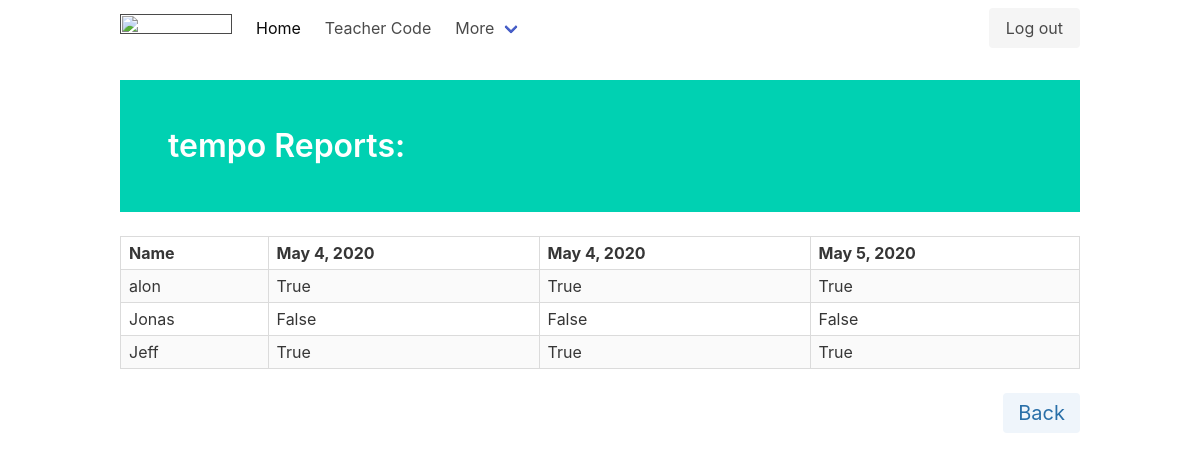
The app's page /view_reports/33/ (signed in) with its own data.
### main/models.py (models this page shows, shortened)
class Class(models.Model):
    name = models.CharField(max_length=200)
    id = models.AutoField(primary_key=True)
    teacher = models.ForeignKey(Teacher, default=0, on_delete=models.SET_DEFAULT)
    student_list = models.CharField(max_length=1000, default='', blank=True)
    class Meta:
        verbose_name_plural = 'Classes'

class Report(models.Model):
    id = models.AutoField(primary_key=True)
    date = models.DateField(auto_now_add=True)
    belonging_class = models.ForeignKey(Class, default=0, on_delete=models.SET_DEFAULT)
    dictionary = models.CharField(max_length=1000)
    def get_student_dict(self):
        return ast.literal_eval(str(self.dictionary))
    class Meta:
        verbose_name_plural = 'Reports'

### main/views.py (the view)
# urls.py: path('view_reports/<int:class_id>/', views.view_reports, name='view reports'),
def view_reports(request, class_id):
    if request.user.is_authenticated:
        class_ = Class.objects.filter(id=class_id)[0]
        reports = Report.objects.filter(belonging_class=class_)
        reports = sorted(reports, key=lambda x: x.date)
        student_dict = {key: [val] for key, val in reports[0].get_student_dict().items()}
        for i, report in enumerate(reports):
            if i != 0:
                new_dict = report.get_student_dict()
                for key, val in new_dict.items():
                    student_dict[key].append(val)
        print(student_dict)
        return render(request, 'teacher/view_reports.html',
                      context={'reports': reports, 'student_dict': student_dict, 'class_name': class_.name})
    else:
        return redirect('main:landing page')

### main/templates/teacher/view_reports.html (shortened to what this page needs)
<!DOCTYPE html>
<html lang="en">
<head>
    {% extends "main/header.html" %}
{% block content %}
<br>
<div class="container">
    <section class="hero is-primary">
        <div class="hero-body">
            <h1 class="title">{{class_name}} Reports:</h1>
        </div>
    </section>
    <br/>
    <table class="table is-bordered is-striped is-narrow is-hoverable is-fullwidth">
        <tr>
            <th>Name</th>
            {% for report in reports %}
            <th>{{report.date}}</th>
            {% endfor %}
        </tr>
        {% for name, l in student_dict.items %}
        <tr>
            <td>{{name}}</td>
            {% for i in l %}
                <td>{{i}}</td>
            {% endfor %}
        </tr>
        {% endfor %}
    </table>
    <a style="float:right;" class="tag is-info is-large is-light" href="{{path}}">Back</a>
</div>
{% endblock %}

### records on screen
Class: name "tempo"
Report: date "May 4, 2020"
Report: date "May 4, 2020"
Report: date "May 5, 2020"

### other values on screen
{{ name }} "alon" "Jonas" "Jeff"
{{ i }} "True" "True" "True" "False" "False" "False" "True" "True" "True"
